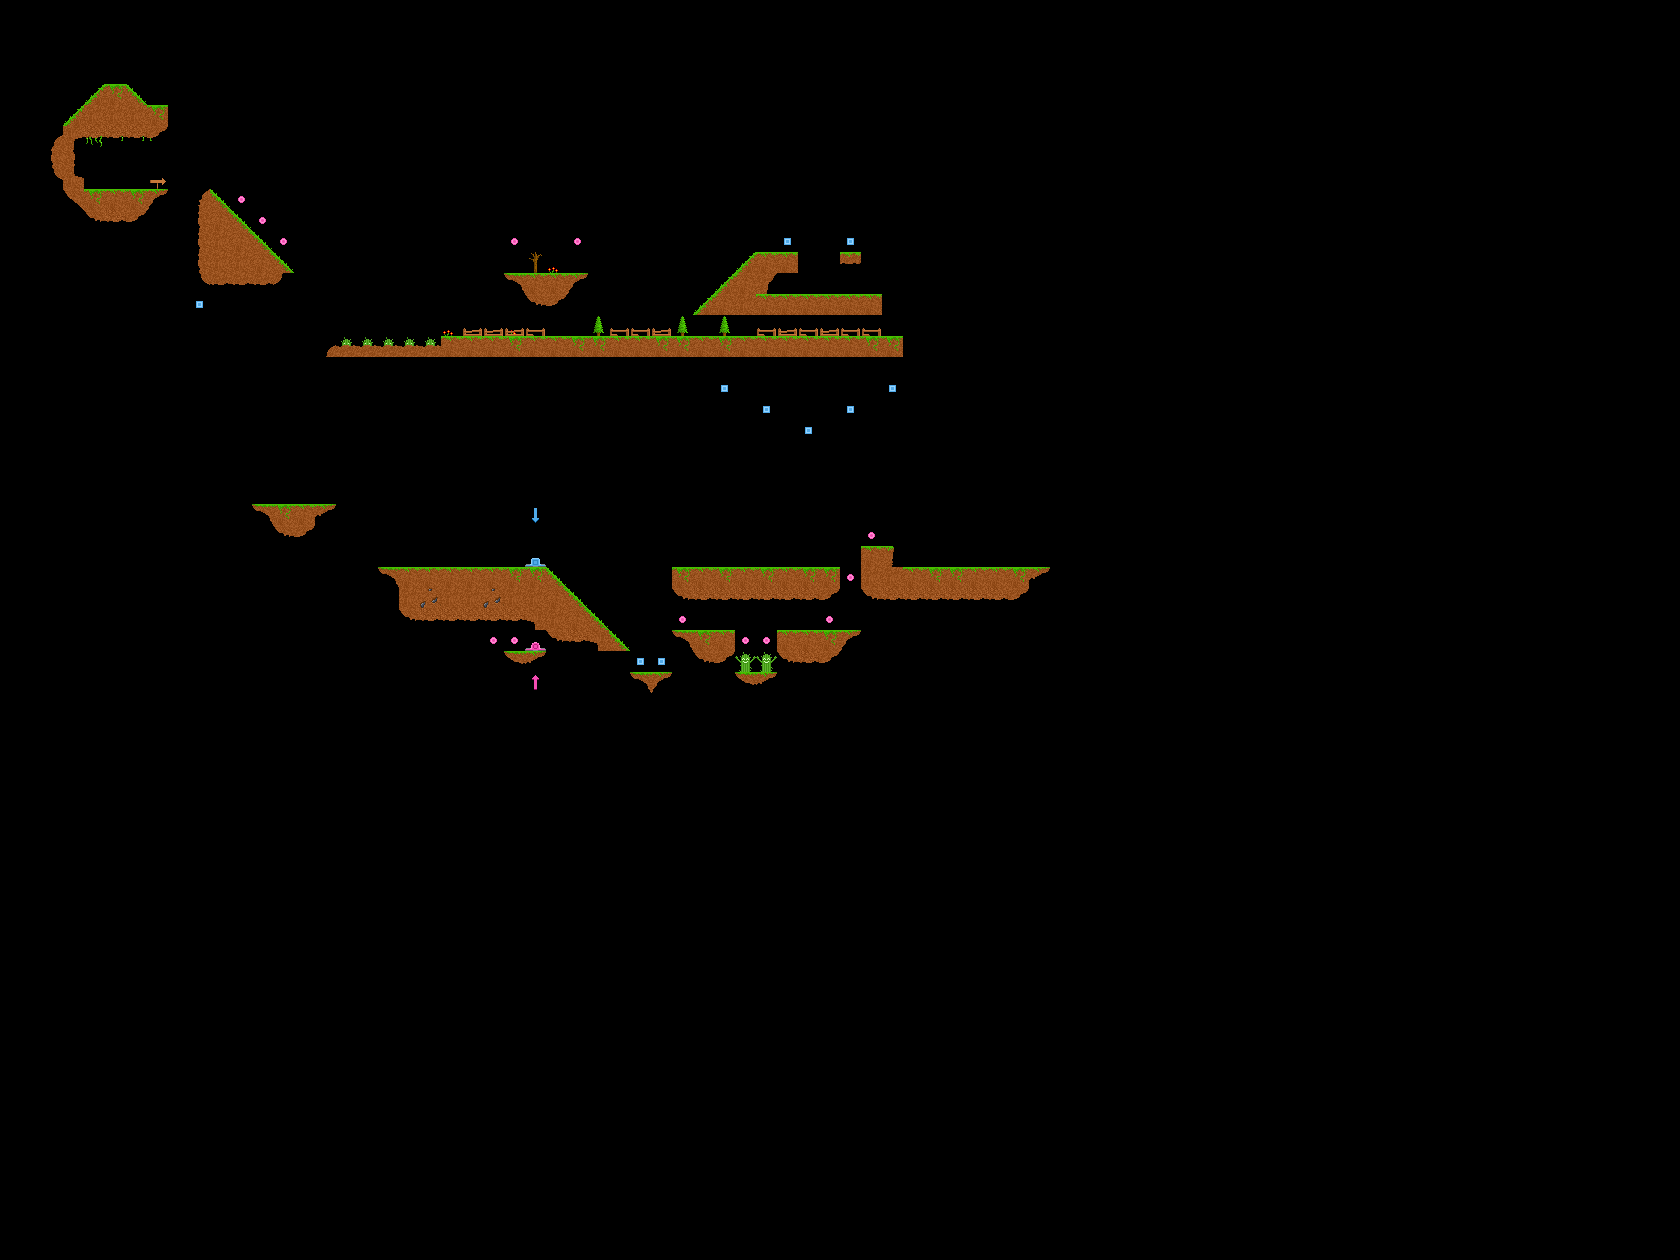

A level layout from a 2D game, rendered from its tile map. Below: a short description, then the map file with tile-grid data replaced by summaries:
An orthogonal 80x60 tile map with 21x21 px tiles, 2 tile layers (Background, Foreground) and 58 objects.

<map version="1.0" orientation="orthogonal" width="80" height="60" tilewidth="21" tileheight="21">
 <properties>
  <property name="player1_pos" value="4,8" />
  <property name="player2_pos" value="7,8" />
  <property name="scale" value="3" />
 </properties>
 <tileset firstgid="1" source="../images/tiles.tsx" />
 <layer name="Background" width="80" height="60">
  <data>[4800 cells, 17 non-empty, 9 distinct tile ids]</data>
 </layer>
 <layer name="Foreground" width="80" height="60">
  <properties>
   <property name="physics" value="true" />
  </properties>
  <data>[4800 cells, 228 non-empty, 39 distinct tile ids]</data>
 </layer>
 <objectgroup name="Physics" width="80" height="60" visible="0">
  <object x="63" y="189" width="105" height="21" />
  <object x="84" y="210" width="63" height="21" />
  <object x="84" y="84" width="63" height="21" />
  <object x="63" y="105" width="105" height="21" />
  <object x="42" y="126" width="21" height="63" />
  <object x="210" y="210">
   <polygon points="0,0 0,63 84,63 0,-21" />
  </object>
  <object x="441" y="336" width="462" height="21" />
  <object x="756" y="294" width="126" height="21" />
  <object x="777" y="252" width="21" height="21" />
  <object x="840" y="252" width="20" height="12" />
  <object x="756" y="252" width="21" height="21" />
  <object x="210" y="273" width="79" height="8" />
  <object x="672" y="567">
   <polygon points="0,0 168,0 168,42 0,42" />
  </object>
  <object x="777" y="630" width="82" height="18" />
  <object x="861" y="567" width="189" height="21" />
  <object x="861" y="588" width="168" height="21" />
  <object x="861" y="546" width="31" height="20" />
  <object x="399" y="567" width="147" height="21" />
  <object x="399" y="609" width="147" height="21" />
  <object x="546" y="567">
   <polygon points="0,0 84,84 0,84" />
  </object>
  <object x="378" y="567" width="21" height="21" />
  <object x="630" y="672" width="42" height="21" />
  <object x="672" y="630" width="63" height="21" />
  <object x="462" y="588" width="84" height="21" />
  <object x="336" y="336" width="105" height="21" />
  <object x="756" y="252">
   <polygon points="0,0 -63,63 0,63" />
  </object>
  <object x="735" y="651" width="42" height="21" />
  <object x="252" y="504" width="84" height="21" />
  <object x="210" y="189">
   <polygon points="0,0 -11,1 -10,88 0,94" />
  </object>
  <object x="504" y="273">
   <polygon points="0,0 84,0 71,13 55,29 35,31 25,26" />
  </object>
  <object x="504" y="651" width="42" height="21" />
 </objectgroup>
 <objectgroup name="Triggers" width="80" height="60">
  <object x="337" y="335" width="103" height="4">
   <properties>
    <property name="on_enter" value="test_enter" />
    <property name="on_exit" value="test_exit" />
   </properties>
  </object>
  <object x="735" y="651" width="41" height="3">
   <properties>
    <property name="on_enter" value="test_enter" />
    <property name="on_exit" value="test_exit" />
   </properties>
  </object>
  <object x="234" y="200">
   <properties>
    <property name="amplitude" value="1" />
    <property name="on_enter" value="coin_enter" />
    <property name="on_update" value="bounce_animation" />
    <property name="player" value="circle" />
    <property name="tile_layer" value="Foreground" />
   </properties>
   <polygon points="2,-1 4,-5 10,-4 10,0 5,4" />
  </object>
  <object x="255" y="221">
   <properties>
    <property name="amplitude" value="1" />
    <property name="on_enter" value="coin_enter" />
    <property name="on_update" value="bounce_animation" />
    <property name="player" value="circle" />
    <property name="tile_layer" value="Foreground" />
   </properties>
   <polygon points="2,-1 4,-5 10,-4 10,0 5,4" />
  </object>
  </objectgroup>
</map>
<!-- 23 of 58 objects omitted -->
